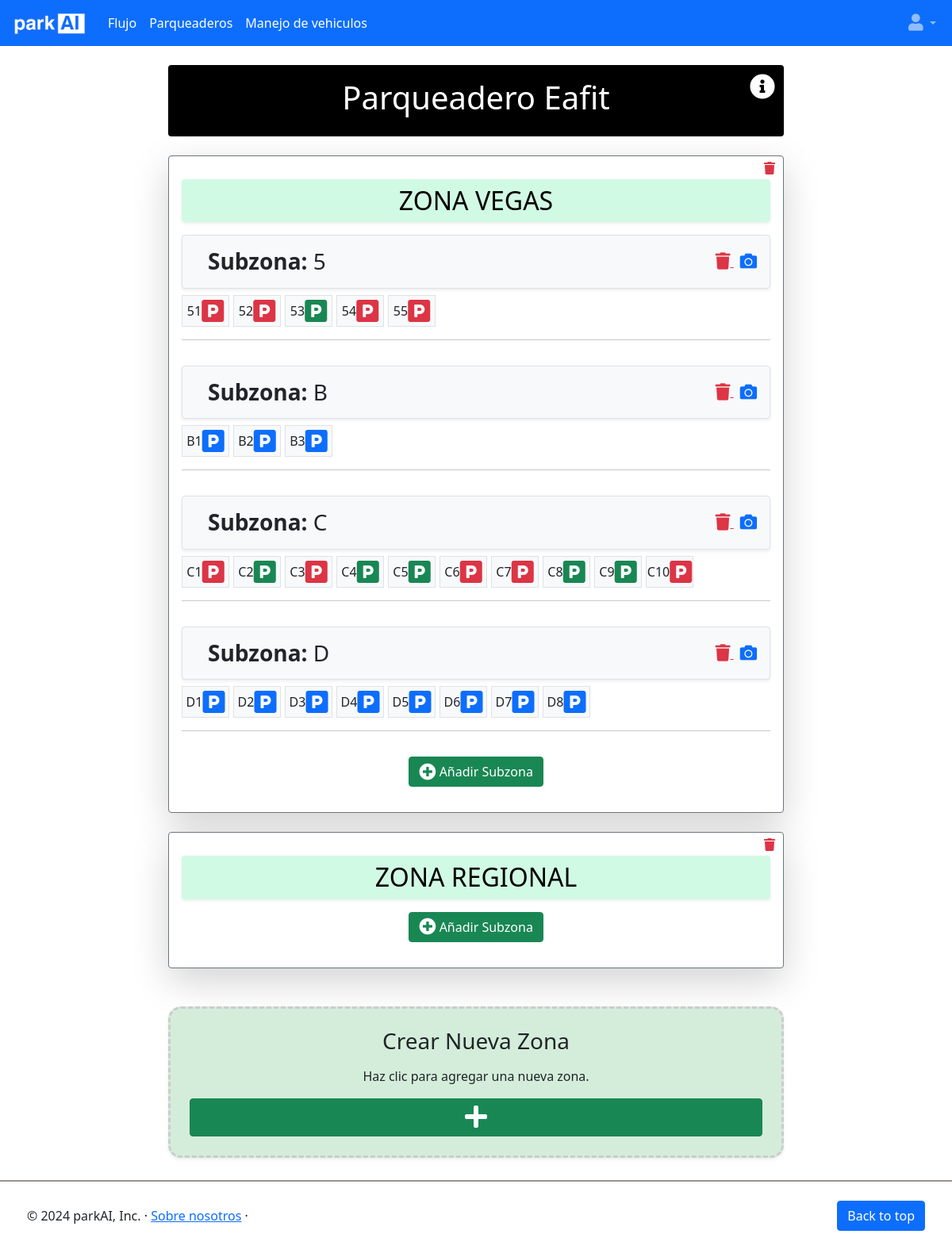
The page /parkingadmin/parking_management/7/ (signed in) on the database its author committed.
### parkingadmin/models.py (models this page shows)
class Parqueadero(models.Model):
    OPCIONES_ESTADO_PARQUEADERO = [
        ('Activo', 'Activo'),
        ('Inactivo', 'Inactivo'),]
    prq_id = models.AutoField(primary_key=True)
    prq_nombre = models.CharField(max_length=40)
    prq_estado = models.CharField(max_length=15, choices=OPCIONES_ESTADO_PARQUEADERO, default='Activo')
    prq_precio_dia = models.DecimalField(max_digits=10, decimal_places=2, null=True, blank=True)
    prq_precio_hora = models.DecimalField(max_digits=10, decimal_places=2, null=True, blank=True)
    prq_organizacion_id = models.ForeignKey(Organizacion, on_delete=models.CASCADE, default=None)
    prq_direccion_parqueadero = models.CharField(max_length=300, default="")

class Zona(models.Model):
    zna_id = models.AutoField(primary_key=True)
    zna_parqueadero_id = models.ForeignKey(Parqueadero, on_delete=models.CASCADE, default=None)
    zna_nombre_zona = models.CharField(max_length=100, default="")

class Conjunto_celdas(models.Model):
    cnj_id = models.AutoField(primary_key=True)
    cnj_zona_id = models.ForeignKey(Zona, on_delete=models.CASCADE,default=None)
    cnj_nombre_conjunto = models.CharField(max_length=50, default="")

class Celda(models.Model):
    OPCIONES_ESTADO_CELDA = [
        ('occupied', 'occupied'),
        ('empty', 'empty'),
        ('unavailable','unavailable')]
    cld_id = models.AutoField(primary_key=True)
    cld_nombre_celda = models.CharField(max_length=40,default="") #Nombre de celda dentro del parqueadero
    cld_conjunto_celdas_id = models.ForeignKey(Conjunto_celdas, on_delete=models.CASCADE,default=None)
    cld_estado = models.CharField(max_length=20, choices=OPCIONES_ESTADO_CELDA, default='unavailable')

### parkingadmin/views.py (the view)
# urls.py: path('parking_management/<int:parqueadero_id>/', views.informacion_parqueadero, name="informacion_parqueadero"),
@organizacion_required
def informacion_parqueadero(request,parqueadero_id):
    parqueadero = Parqueadero.objects.get(prq_id = parqueadero_id)
    zonas = Zona.objects.filter(zna_parqueadero_id = parqueadero)
    lista_zonas = []
    for zona in zonas:
        dic_zona = {
            'info_zona':zona,
            'conjunto_celdas':[]
        }
        conjunto_celdas = Conjunto_celdas.objects.filter(cnj_zona_id=zona)
        for cnj in conjunto_celdas:
            dic_cnj_celda = {
                'info_conjunto': cnj,
                'celdas':[]
            }
            celdas = Celda.objects.filter(cld_conjunto_celdas_id = cnj)
            for celda in celdas:
                dic_cnj_celda['celdas'].append({'info_celda':celda})
            dic_zona['conjunto_celdas'].append(dic_cnj_celda)
        lista_zonas.append(dic_zona)
    return render(request,'informacion_parqueadero.html',{'parqueadero': parqueadero, 'info_zonas': lista_zonas})

### parkingadmin/templates/informacion_parqueadero.html (shortened to what this page needs)
{% extends "base_home.html" %}
{% load static %}
{% block content %}
<div class="container-fluid">
    <div class="row justify-content-center mt-4">
        <div class="col-12 col-md-8 mb-4">
            <div class="card text-center bg-black text-white rounded position-relative">
                <div class="card-body">
                    <h1 class="card-title">{{ parqueadero.prq_nombre }}</h1>
                    <a href="#" data-bs-toggle="modal" data-bs-target="#infoModal" class="position-absolute" style="top: 10px; right: 10px;">
                        <i class="fa fa-info-circle fa-2x text-white"></i>
                    </a>
                </div>
            </div>
        </div>
        {% for zona_data in info_zonas %}
            <div class="col-12 col-md-8 mb-4">
                <div class="card p-3 position-relative bg-white border-secondary shadow-lg">
                    <div class="position-absolute" style="top: 3px; right: 10px;">
                        <a href="{% url 'eliminar_zona' zona_data.info_zona.zna_id %}" title="Eliminar Zona">
                            <i class="fa fa-trash fa-x text-danger"></i>
                        </a>
                    </div>
                    <div class="text-black text-center p-2 rounded shadow-sm" style="margin-top: 13px; background-color: #d1fae5;">
                        <h2 class="text-uppercase m-0">{{ zona_data.info_zona.zna_nombre_zona }}</h2>
                    </div>
                    {% for conjunto_data in zona_data.conjunto_celdas %}
                    <div class="mt-3 p-3 border rounded bg-light shadow-sm d-flex align-items-center justify-content-between">
                        <div class="d-flex align-items-center">
                            <h3 class="m-0 ms-3 text-dark">
                                <strong>Subzona:</strong> {{ conjunto_data.info_conjunto.cnj_nombre_conjunto }}
                            </h3>
                        </div>
                        <div>
                            <a href="{% url 'eliminar_conjunto_celdas' conjunto_data.info_conjunto.cnj_id %}" class="text-danger me-2" title="Eliminar Subzona">
                                <i class="fa fa-trash fa-lg"></i>
                            </a>
                            <a href="{% url 'validar_disponibilidad_celdas' conjunto_data.info_conjunto.cnj_id %}" class="text-primary" title="Ingresar imagen subzona">
                                <i class="fa fa-camera fa-lg" aria-hidden="true"></i>
                            </a>
                        </div>
                    </div>
                    <div class="d-flex flex-wrap mt-2" style="gap: 5px;">
                        {% for celda_data in conjunto_data.celdas %}
                            <div style="padding: 0; margin: 0;">
                                <div class="d-flex align-items-center justify-content-center border bg-light" style="height: 40px; width: 60px;">
                                    <span class="text-center">{{ celda_data.info_celda.cld_nombre_celda }}</span>
                                    {% if celda_data.info_celda.cld_estado == "occupied" %}
                                        <i class="fa fa-parking fa-2x text-danger" aria-hidden="true"></i>
                                    {% elif celda_data.info_celda.cld_estado == "empty" %}
                                        <i class="fa fa-parking fa-2x text-success" aria-hidden="true"></i>
                                    {% else %}
                                        <i class="fa fa-parking fa-2x text-primary" aria-hidden="true"></i>
                                    {% endif %}
                                </div>
                            </div>
                        {% endfor %}
                    </div>
                    <hr class="my-3">
                    {% endfor %}
                    <div class="text-center my-3">
                        <a href="{% url 'crear_conjunto_celdas' zona_data.info_zona.zna_id %}" class="btn btn-success">
                            <i class="fa fa-plus-circle fa-lg"></i> Añadir Subzona
                        </a>
                    </div>
                </div>
            </div>
        {% endfor %}
        <div class="col-12 col-md-8 mt-4">
            <div class="card text-center p-4 shadow-sm" style="border-radius: 1rem; background-color: #d4edda; border: 3px dashed #ccc;">
                <h3 class="mb-3">Crear Nueva Zona</h3>
                <p class="mb-3">Haz clic para agregar una nueva zona.</p>
                <a href="{% url 'crear_zona' parqueadero.prq_id %}" class="btn btn-success">
                    <i class="fa fa-plus fa-2x" aria-hidden="true"></i>
                </a>
            </div>
        </div>
    </div>
</div>
{% endblock content %}

### rows shown on the page
Parqueadero: prq_nombre "Parqueadero Eafit"
Zona: info_zona.zna_nombre_zona "ZONA VEGAS"
Conjunto_celdas: info_conjunto.cnj_nombre_conjunto "5"
Celda: info_celda.cld_nombre_celda "51", cld_estado "occupied" (drawn)
Celda: info_celda.cld_nombre_celda "52", cld_estado "occupied" (drawn)
Celda: info_celda.cld_nombre_celda "53", cld_estado "empty" (drawn)
Celda: info_celda.cld_nombre_celda "54", cld_estado "occupied" (drawn)
Celda: info_celda.cld_nombre_celda "55", cld_estado "occupied" (drawn)
Conjunto_celdas: info_conjunto.cnj_nombre_conjunto "B"
Celda: info_celda.cld_nombre_celda "B1", cld_estado "Desocupado" (drawn)
Celda: info_celda.cld_nombre_celda "B2", cld_estado "Desocupado" (drawn)
Celda: info_celda.cld_nombre_celda "B3", cld_estado "Desocupado" (drawn)
Conjunto_celdas: info_conjunto.cnj_nombre_conjunto "C"
Celda: info_celda.cld_nombre_celda "C1", cld_estado "occupied" (drawn)
Celda: info_celda.cld_nombre_celda "C2", cld_estado "empty" (drawn)
Celda: info_celda.cld_nombre_celda "C3", cld_estado "occupied" (drawn)
Celda: info_celda.cld_nombre_celda "C4", cld_estado "empty" (drawn)
Celda: info_celda.cld_nombre_celda "C5", cld_estado "empty" (drawn)
Celda: info_celda.cld_nombre_celda "C6", cld_estado "occupied" (drawn)
Celda: info_celda.cld_nombre_celda "C7", cld_estado "occupied" (drawn)
Celda: info_celda.cld_nombre_celda "C8", cld_estado "empty" (drawn)
Celda: info_celda.cld_nombre_celda "C9", cld_estado "empty" (drawn)
Celda: info_celda.cld_nombre_celda "C10", cld_estado "occupied" (drawn)
Conjunto_celdas: info_conjunto.cnj_nombre_conjunto "D"
Celda: info_celda.cld_nombre_celda "D1", cld_estado "Desocupado" (drawn)
Celda: info_celda.cld_nombre_celda "D2", cld_estado "Desocupado" (drawn)
Celda: info_celda.cld_nombre_celda "D3", cld_estado "Desocupado" (drawn)
Celda: info_celda.cld_nombre_celda "D4", cld_estado "Desocupado" (drawn)
Celda: info_celda.cld_nombre_celda "D5", cld_estado "Desocupado" (drawn)
Celda: info_celda.cld_nombre_celda "D6", cld_estado "Desocupado" (drawn)
Celda: info_celda.cld_nombre_celda "D7", cld_estado "Desocupado" (drawn)
Celda: info_celda.cld_nombre_celda "D8", cld_estado "Desocupado" (drawn)
Zona: info_zona.zna_nombre_zona "ZONA REGIONAL"
